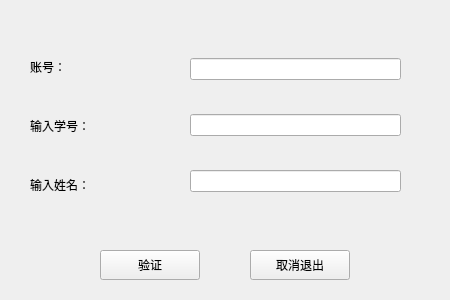
<?xml version="1.0" encoding="UTF-8"?>
<ui version="4.0">
 <class>forgetpasswordcheck</class>
 <widget class="QWidget" name="forgetpasswordcheck">
  <property name="geometry">
   <rect>
    <x>0</x>
    <y>0</y>
    <width>450</width>
    <height>300</height>
   </rect>
  </property>
  <property name="windowTitle">
   <string>Form</string>
  </property>
  <widget class="QWidget" name="layoutWidget_2">
   <property name="geometry">
    <rect>
     <x>190</x>
     <y>30</y>
     <width>211</width>
     <height>191</height>
    </rect>
   </property>
   <layout class="QVBoxLayout" name="verticalLayout_3">
    <item>
     <widget class="QLineEdit" name="showaccount"/>
    </item>
    <item>
     <widget class="QLineEdit" name="inputschoolnum"/>
    </item>
    <item>
     <widget class="QLineEdit" name="inputusername"/>
    </item>
   </layout>
  </widget>
  <widget class="QWidget" name="layoutWidget">
   <property name="geometry">
    <rect>
     <x>30</x>
     <y>40</y>
     <width>101</width>
     <height>171</height>
    </rect>
   </property>
   <layout class="QVBoxLayout" name="verticalLayout_4">
    <item>
     <widget class="QLabel" name="account">
      <property name="text">
       <string>账号：</string>
      </property>
     </widget>
    </item>
    <item>
     <widget class="QLabel" name="schoolnum">
      <property name="text">
       <string>输入学号：</string>
      </property>
     </widget>
    </item>
    <item>
     <widget class="QLabel" name="username">
      <property name="text">
       <string>输入姓名：</string>
      </property>
     </widget>
    </item>
   </layout>
  </widget>
  <widget class="QPushButton" name="check">
   <property name="geometry">
    <rect>
     <x>100</x>
     <y>250</y>
     <width>100</width>
     <height>30</height>
    </rect>
   </property>
   <property name="text">
    <string>验证</string>
   </property>
  </widget>
  <widget class="QPushButton" name="cancel">
   <property name="geometry">
    <rect>
     <x>250</x>
     <y>250</y>
     <width>100</width>
     <height>30</height>
    </rect>
   </property>
   <property name="text">
    <string>取消退出</string>
   </property>
  </widget>
 </widget>
 <resources/>
 <connections/>
</ui>
